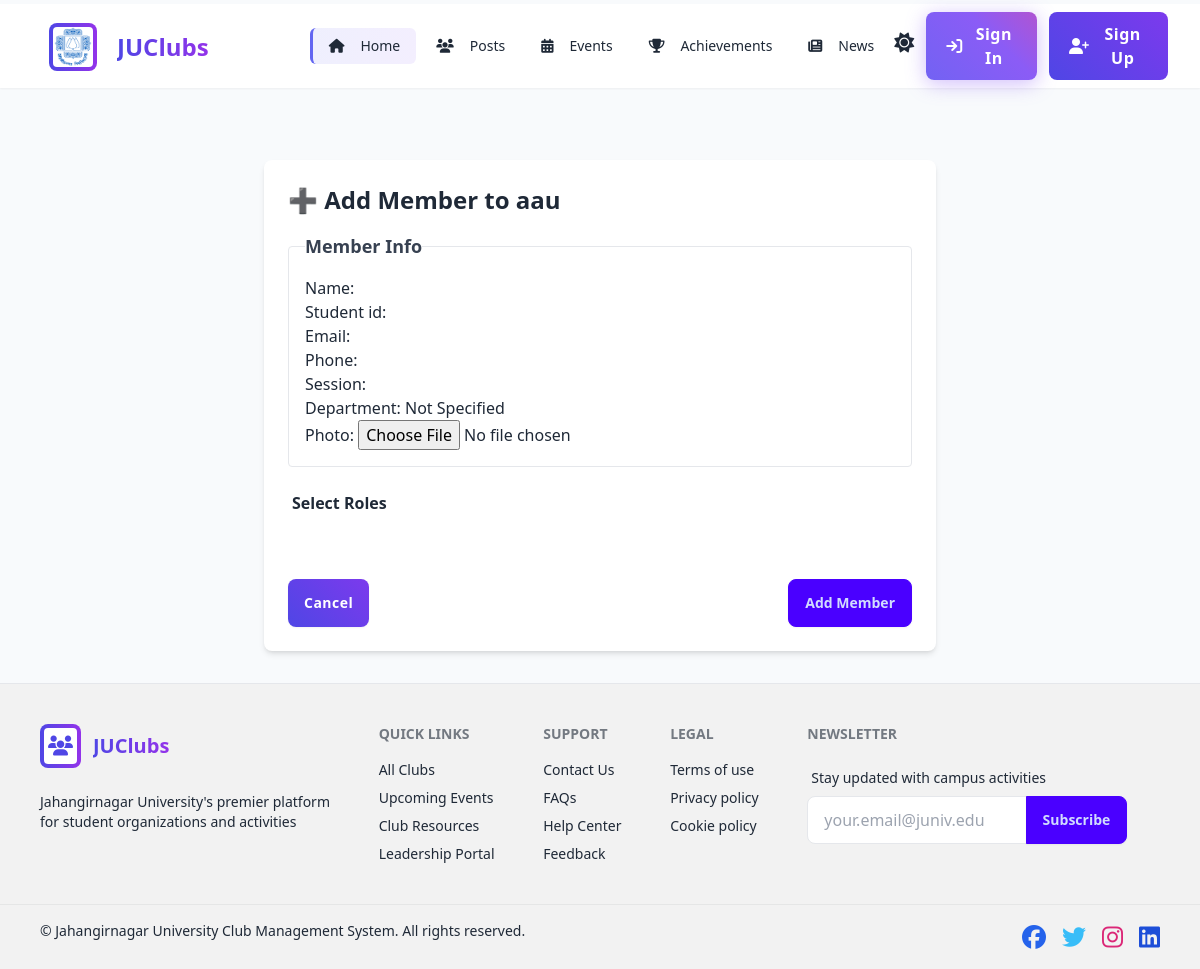
/clubs/5/add-member/, run on an earlier commit of the app's database.
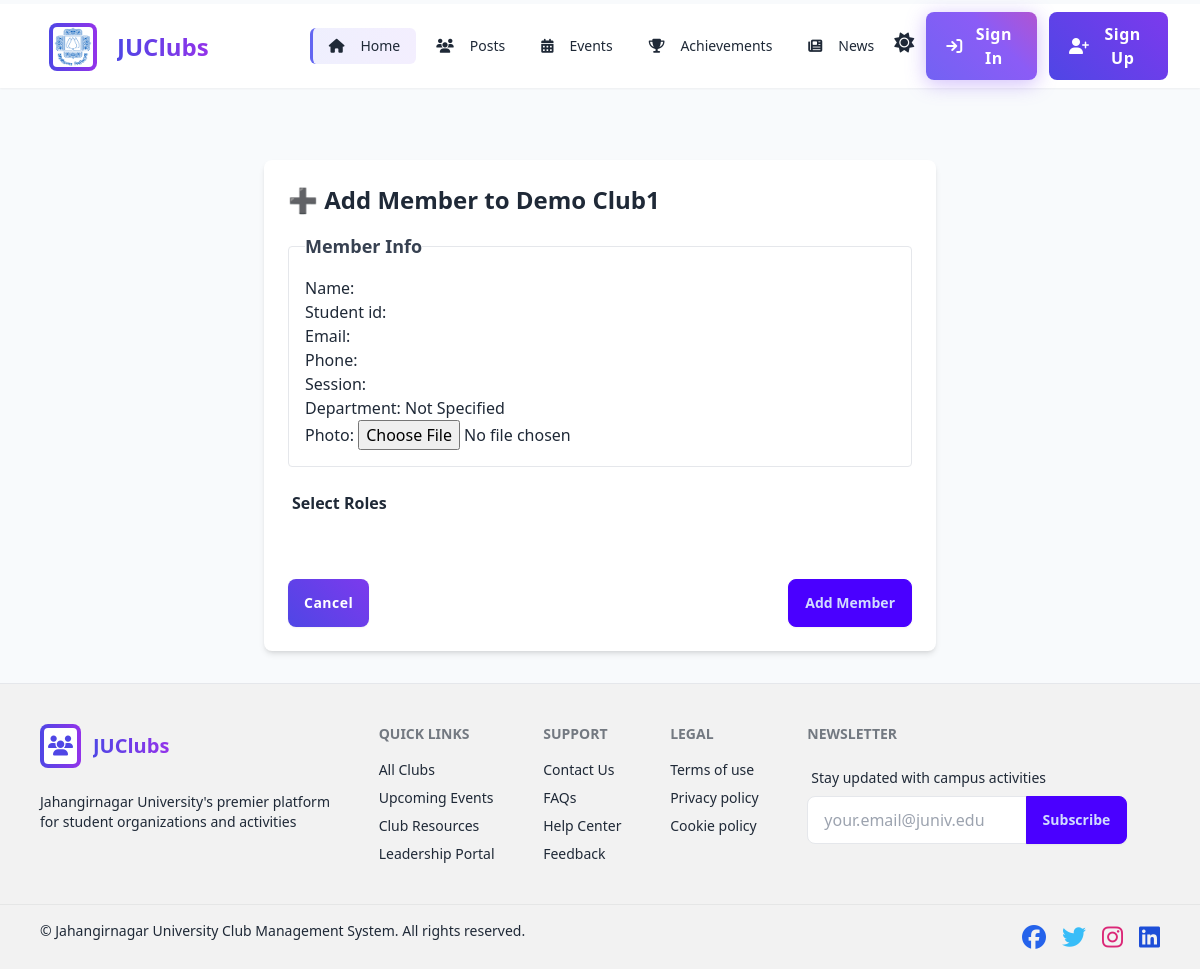
And on a later commit of the database.
### clubs/models.py (models this page shows, shortened)
class Club(models.Model):
    name = models.CharField(max_length=255, unique=True)
    username = models.CharField(max_length=150, unique=True)
    password = models.CharField(max_length=128)
    category = models.CharField(max_length=255)
    date_established = models.DateField()
    constitution = models.TextField(blank=True)
    mission_and_vision = models.TextField(blank=True)
    membership_rules = models.TextField(blank=True)
    description = models.TextField(blank=True)
    club_moto = models.CharField(max_length=255, blank=True)
    is_active = models.BooleanField(default=True)
    logo = models.ImageField(upload_to='club_logos/', blank=True, null=True)
    cover_photo = models.ImageField(upload_to='club_covers/', blank=True, null=True)

### clubs/views.py (the view)
# urls.py: path('<int:club_id>/add-member/', add_member_view, name='add_member'),
def add_member_view(request, club_id):
    club = get_object_or_404(Club, pk=club_id)
    if request.method == 'POST':
        member_form = MemberForm(request.POST, request.FILES)
        membership_form = ClubMembershipForm(request.POST)
        if member_form.is_valid() and membership_form.is_valid():
            member = member_form.save()
            membership = membership_form.save(commit=False)
            membership.member = member
            membership.club = club
            membership.save()
            return redirect('clubs:club_profile_members')
    else:
        member_form = MemberForm()
        membership_form = ClubMembershipForm()
    return render(request, 'clubs/add_member.html', {
        'member_form': member_form,
        'membership_form': membership_form,
        'club': club
    })

### clubs/forms.py (shortened to what this page needs)
class MemberForm(forms.ModelForm):
    class Meta:
        model = Member
        fields = ['name', 'student_id', 'email', 'phone', 'session', 'department', 'photo']

class ClubMembershipForm(forms.ModelForm):
    roles = forms.MultipleChoiceField(
        choices=ClubMembership.ROLE_CHOICES,
        widget=forms.SelectMultiple(attrs={
            'class': 'select select-bordered w-full h-40'
        }),
        help_text="Hold Ctrl or Cmd to select multiple roles."
    )
    class Meta:
        model = ClubMembership
        fields = ['roles', 'is_active']

### admin_panel/context_processors.py (called while the page is built)
def all_users(request):
    user_id = request.session.get('user_id')
    user = None
    if user_id:
        try:
            user = User.objects.get(id=user_id)
        except User.DoesNotExist:
            user = None
    register_users = User.objects.filter(is_approved=True)
    return {
        'custom_user': user,
        'register_users': register_users
    }

def clubs_context(request):
    approved_clubs = Club.objects.filter(is_active=True)
    pending_clubs = ClubRegistration.objects.filter(is_approved=False)
    return {
        'approved_clubs': approved_clubs,
        'pending_clubs': pending_clubs,
    }

### templates/clubs/add_member.html (shortened to what this page needs)
{% extends "base.html" %}
{% block content %}
<div class="max-w-2xl mx-auto bg-white shadow-md p-6 rounded-lg mt-10">
  <h2 class="text-2xl font-bold mb-4">➕ Add Member to {{ club.name }}</h2>
  <form method="POST" enctype="multipart/form-data" class="space-y-4">
    <fieldset class="border border-gray-200 p-4 rounded">
      <legend class="font-semibold text-lg text-gray-700">Member Info</legend>
      {{ member_form.as_p }}
    </fieldset>
    <div class="form-control">
  <label class="label font-semibold">Select Roles</label>
  {{ membership_form.roles }} {{ member.get_roles_display }}
</div>
    <div class="flex justify-between pt-4">
      <a href="{% url 'clubs:club_profile_members' %}" class="btn btn-secondary">Cancel</a>
      <button type="submit" class="btn btn-primary">Add Member</button>
    </div>
  </form>
</div>
{% endblock %}

What changed in the data, as far as the page shows it:
changed Club: name "aau" → "Demo Club1"
